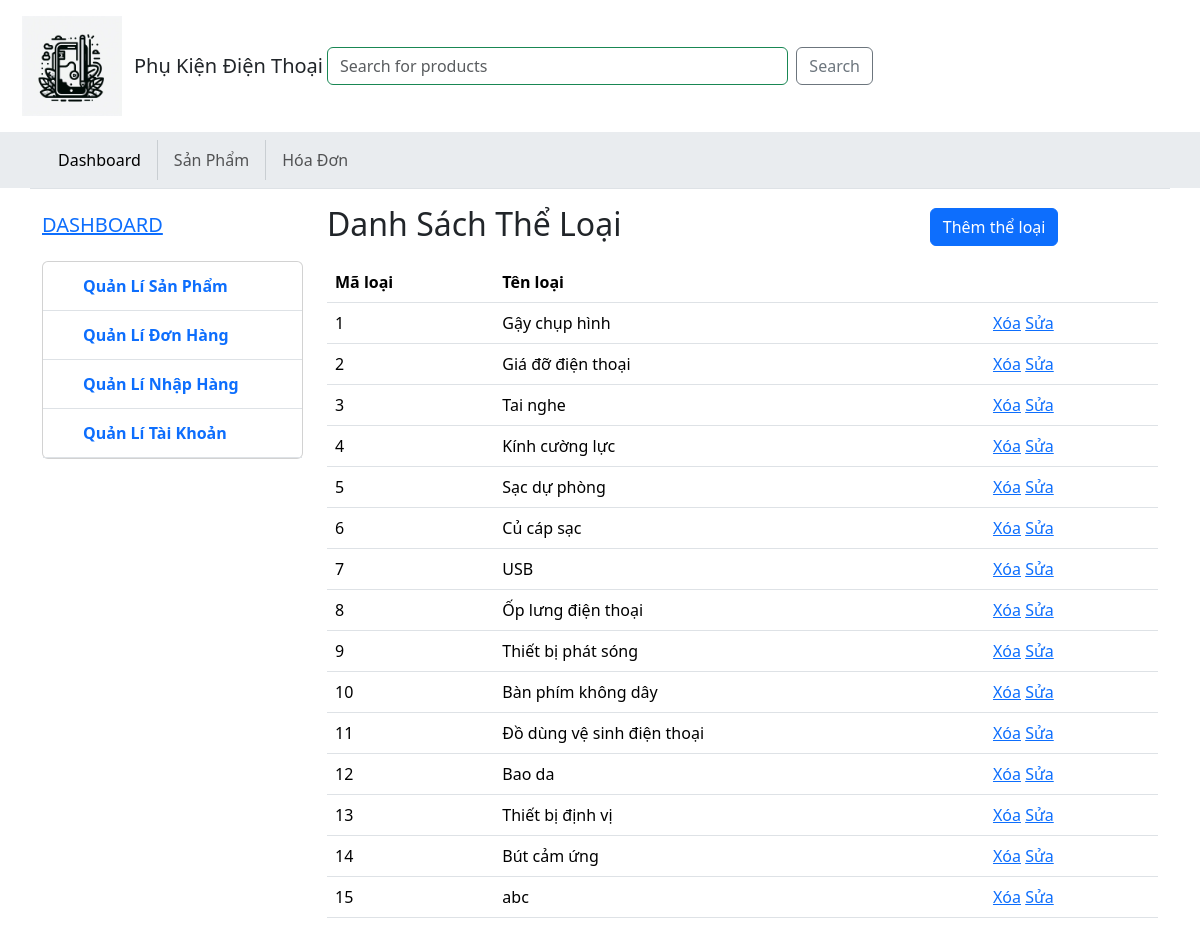
Page /dashboard/LoaiSP on the committed database.
### products/models.py (models this page shows, shortened)
class LoaiSP(models.Model):
    TenLoai = models.CharField(max_length= 100)

### dashboard/views.py (the view)
# urls.py: path('LoaiSP', views.list_LoaiSP, name='LoaiSP'),
def list_LoaiSP(request):
   data = {
   'DM_LoaiSP': LoaiSP.objects.all(),
   }
   return render(request, 'page/LoaiSP.html', data)

### dashboard/templates/page/LoaiSP.html (shortened to what this page needs)
{% extends "pages/layout.html" %} {% block title %} Thể Loại {% endblock %}  {%block content %}
<div class="col-9 my-3" >
    <h2>Danh Sách Thể Loại <a href="{% url 'Them_LoaiSP' %}" class="btn btn-primary" style="margin-left: 300px;">Thêm thể loại</a></h2>
    <table class="table my-3">
        <thead>
          <tr>
            <th scope="col">Mã loại</th>
            <th scope="col">Tên loại</th>
            <th></th>
          </tr>
        </thead>
        <tbody>
          {% for item in DM_LoaiSP %}
          <tr>
            <td>{{ item.id }}</td>
            <td>{{ item.TenLoai }}</td>
            <td>
              <a href="/dashboard/Xoa_LoaiSP/{{item.id}}" onclick="return confirm('Bạn có chắc chắn muốn xóa sản phẩm này?')">Xóa</a>
              <a href="/dashboard/Sua_LoaiSP/{{item.id}}" >Sửa</a>
            </td>
          </tr>
          {% endfor %}
        </tbody>
      </table>
</div>
{% endblock %}

### rows in the picture
LoaiSP: id "1", TenLoai "Gậy chụp hình"
LoaiSP: id "2", TenLoai "Giá đỡ điện thoại"
LoaiSP: id "3", TenLoai "Tai nghe"
LoaiSP: id "4", TenLoai "Kính cường lực"
LoaiSP: id "5", TenLoai "Sạc dự phòng"
LoaiSP: id "6", TenLoai "Củ cáp sạc"
LoaiSP: id "7", TenLoai "USB"
LoaiSP: id "8", TenLoai "Ốp lưng điện thoại"
LoaiSP: id "9", TenLoai "Thiết bị phát sóng"
LoaiSP: id "10", TenLoai "Bàn phím không dây"
LoaiSP: id "11", TenLoai "Đồ dùng vệ sinh điện thoại"
LoaiSP: id "12", TenLoai "Bao da"
LoaiSP: id "13", TenLoai "Thiết bị định vị"
LoaiSP: id "14", TenLoai "Bút cảm ứng"
LoaiSP: id "15", TenLoai "abc"
